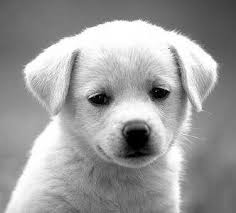
#> input picture 2.png, 236 x 213 px, found by its file name
$ jupyter execute Untitled15.ipynb
#> lines starting #> are read from the running program, lines starting #| are printed output that depends on the picture
[cell 1]
import cv2
import numpy as np

[cell 2]
path = r'C:\Users\Masral\Desktop\2.png'
image = cv2.imread(path,1)
#> image is the input picture: shape (213, 236, 3); min 0, max 255, mean 155.7
cv2.imshow('Original', image)
cv2.waitKey(0)

[cell 3]
image1=(255-image)
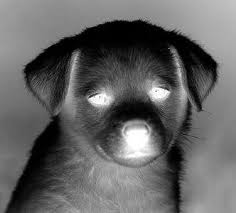
#> image1: shape (213, 236, 3); min 0, max 255, mean 99.3
cv2.imshow('Inverse',image1)
cv2.waitKey(0)

[cell 4]
A=np.array(image)
B=np.array(image1)
C=np.maximum(A,B)
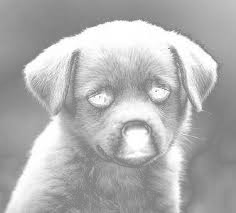
#> C: shape (213, 236, 3); min 128, max 255, mean 176.4
cv2.imshow('Union',C)
cv2.waitKey(0)
